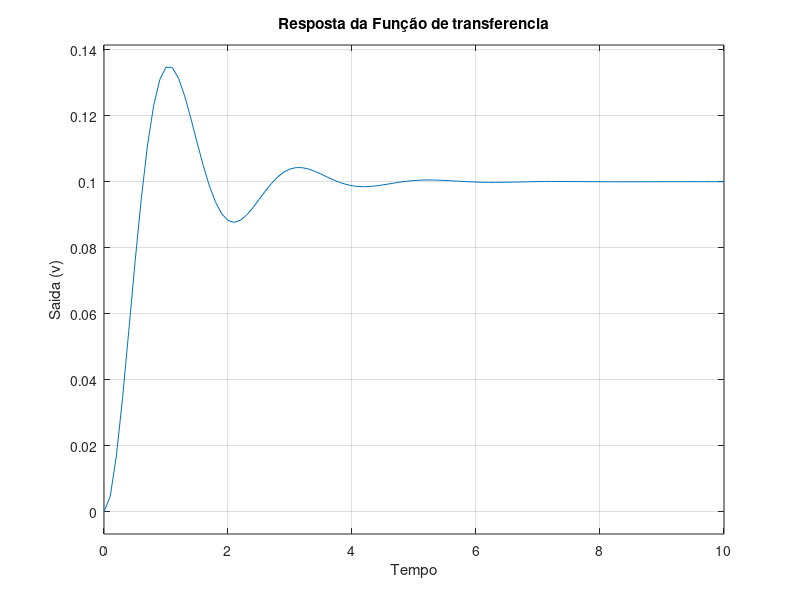

Source code (MATLAB):
% Carrega o pacote da função de transferencia.
pkg load control

%      1
%  -------------
%   S^2 +2S + 10

% num01
% den01

%num01= [0,0,1];
num01 = [1];

den01= [1,2,10];

% Cria a funçao de transferencia
S01= tf(num01,den01);

disp(S01);

%Atribui um vetor de tempo
t= 0:0.1:10;



%Resposta ao degrau da função de transferencia
step(S01,t);

xlabel('Tempo');
ylabel('Saida (v)');
title('Resposta da Função de transferencia');

